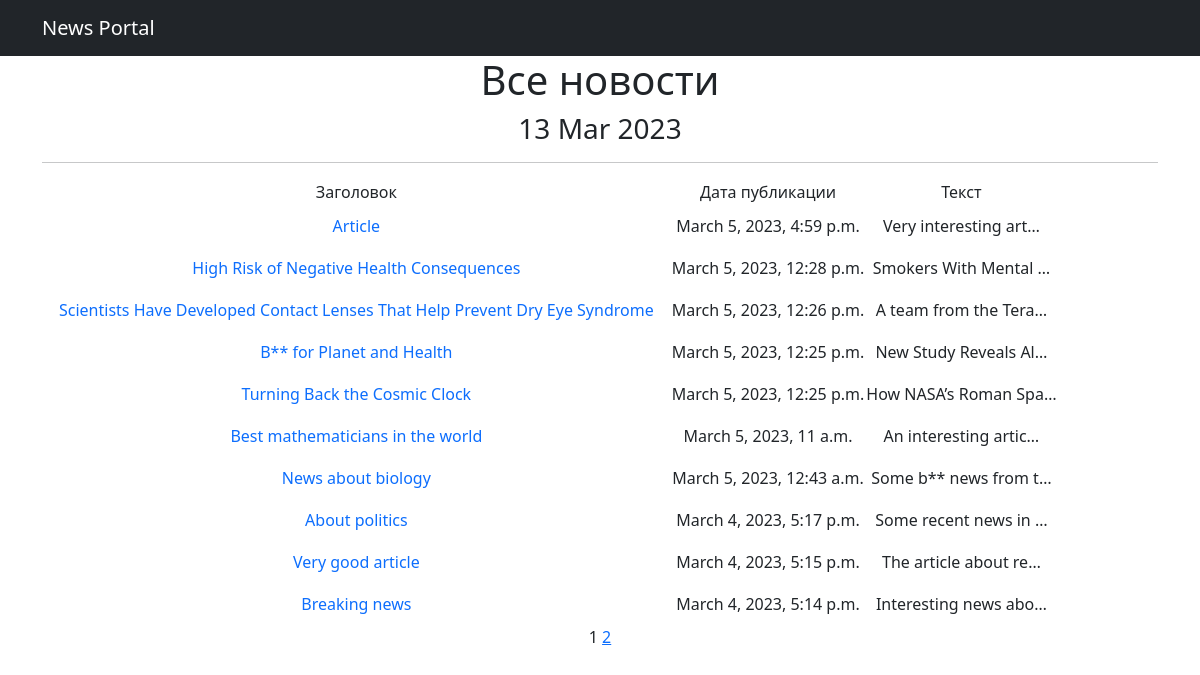
/posts/, run on the app's committed database.
### news/models.py (models this page shows, shortened)
class Post(models.Model):
    author = models.ForeignKey(Author, on_delete=models.CASCADE)
    NEWS = 'NW'
    ARTICLE = 'AR'
    CATEGORY_CHOICES = (
        (NEWS, 'Новость'),
        (ARTICLE, 'Статья'),
    )
    categoryType = models.CharField(max_length=2, choices=CATEGORY_CHOICES, default=ARTICLE)
    dateCreation = models.DateTimeField(auto_now_add=True)
    postCategory = models.ManyToManyField(Category, through='PostCategory')
    title = models.CharField(max_length=128)
    text = models.TextField()
    rating = models.SmallIntegerField(default=0)

### news/views.py (the view)
# urls.py: path('', PostsList.as_view(), name='posts_list'),
class PostsList(ListView):
    model = Post
    ordering = '-dateCreation'
    template_name = 'posts.html'
    context_object_name = 'posts'
    paginate_by = 10
    def get_context_data(self, **kwargs):
        context = super().get_context_data(**kwargs)
        context['time_now'] = datetime.utcnow()
        return context

### news/templatetags/custom_filters.py (called while the page is built)
@register.filter()
def censor(text):
    stop_words = ('bad', 'boring')
    for word in text.split():
        if word.lower() in stop_words:
            text = text.replace(word, f"{word[0]}{'*' * (len(word) - 1)}")
    return text

### templates/posts.html (shortened to what this page needs)
{% extends 'flatpages/default.html' %}
{% load custom_filters %}
{% block content %}
   <h1>Все новости </h1>
   <h3>{{ time_now|date:'d M Y' }}</h3>
   <hr>
   {% if posts %}
       <table>
           <tr>
               <td>Заголовок</td>
               <td>Дата публикации</td>
               <td>Текст</td>
           </tr>
           {% for post in posts %}
           <tr>
               <td><a class="nav-link" href="{% url 'post_detail' post.id %}">{{ post.title|censor }}</a></td>
               <td>{{ post.dateCreation }}</td>
               <td>{{ post.text|censor|truncatechars:21 }}</td>
               <td>
                </td>
           </tr>
           {% endfor %}
       </table>
   {% else %}
       <h2>Постов нет!</h2>
   {% endif %}
   {{ page_obj.number }}
   {% if page_obj.has_next %}
       <a href="?page={{ page_obj.next_page_number }}">{{ page_obj.next_page_number }}</a>
   {% endif %}
{% endblock content %}

### data on the page
Post: title|censor "Article", dateCreation "March 5, 2023, 4:59 p.m.", text|censor "Very interesting art…"
Post: title|censor "High Risk of Negative Health Consequences", dateCreation "March 5, 2023, 12:28 p.m.", text|censor "Smokers With Mental …"
Post: title|censor "Scientists Have Developed Contact Lenses That Help Prevent Dry Eye Syndrome", dateCreation "March 5, 2023, 12:26 p.m.", text|censor "A team from the Tera…"
Post: title|censor "B** for Planet and Health", dateCreation "March 5, 2023, 12:25 p.m.", text|censor "New Study Reveals Al…"
Post: title|censor "Turning Back the Cosmic Clock", dateCreation "March 5, 2023, 12:25 p.m.", text|censor "How NASA’s Roman Spa…"
Post: title|censor "Best mathematicians in the world", dateCreation "March 5, 2023, 11 a.m.", text|censor "An interesting artic…"
Post: title|censor "News about biology", dateCreation "March 5, 2023, 12:43 a.m.", text|censor "Some b** news from t…"
Post: title|censor "About politics", dateCreation "March 4, 2023, 5:17 p.m.", text|censor "Some recent news in …"
Post: title|censor "Very good article", dateCreation "March 4, 2023, 5:15 p.m.", text|censor "The article about re…"
Post: title|censor "Breaking news", dateCreation "March 4, 2023, 5:14 p.m.", text|censor "Interesting news abo…"

### other printed values
{{ time_now|date:'d M Y' }} "13 Mar 2023"
{{ page_obj.number }} "1"
{{ page_obj.next_page_number }} "2"
